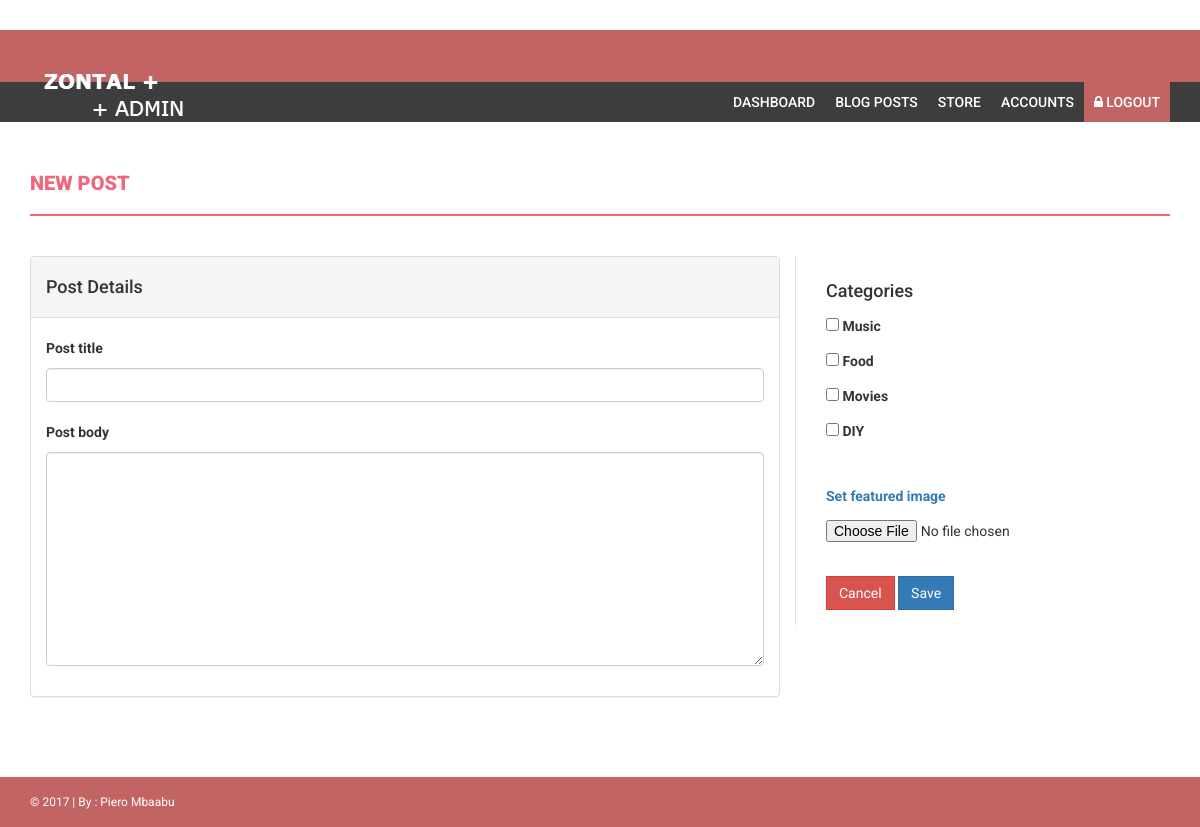
Page /blog/new-post/ (signed in) on the committed database.
### blog/models.py (models this page shows, shortened)
class Categorie(models.Model):
	category_name = models.CharField(max_length=200)
	date_added = models.DateTimeField(auto_now_add=True)

### blog/views.py (the view)
@login_required(login_url='login')
def new_post(request):
	context = {
		'categories' : Categorie.objects.all(),
	}
	return render(request, "dashboard/new-post.html", context)

### dashboard/templates/dashboard/new-post.html (shortened to what this page needs)
{% extends "dashboard/base.html" %}
{% block pagetitle %}New Post{% endblock %}
{% block content %}
<div class="row">
	<div class="col-md-8">
		<div class="panel panel-default">
			<div class="panel-heading">
				<h4>Post Details</h4>
			</div>
			<div class="panel-body">
				<form method="POST" action="{% url 'blog:save_post' %}" enctype="multipart/form-data">{% csrf_token %}
					<div class="form-group">
						<label>Post title</label>
						<input type="text" name="post_title" class="form-control">
					</div>
					<div class="form-group">
						<label>Post body</label>
						<textarea name="post_content" class="form-control" rows="10"></textarea>
					</div>
			</div>
		</div>
	</div>
	<div class="col-md-4 right-sidebar">
		<div class="sidebar-divs">
			<h4>Categories</h4>
			{% for category in categories %}
			<div>
				<label><input type="checkbox" name="category" value="{{ category.pk }}"> {{ category.category_name }}</label>
			</div>
			{% endfor %}
		</div>
		<div class="sidebar-divs">
			<label><a href="">Set featured image</a></label>
			<input type="file" name="featured_img">
		</div>
		<div class="sidebar-divs">
			<button type="reset" class="btn btn-danger">Cancel</button>
			<button type="Submit" class="btn btn-primary">Save</button>
		</div>
	</div>
</div>
{% endblock %}

### dashboard/static/dashboard/css/style.css (style rules this page uses)
body { font-family: 'Roboto', sans-serif; line-height: 30px; }
.btn { border-radius: 0px; -webkit-border-radius: 0px; -moz-border-radius: 0px; }
.right-sidebar { border-left: 1px solid #ddd; }
.sidebar-divs { padding: 15px; }

### rows in the picture
Categorie: category_name "Music"
Categorie: category_name "Food"
Categorie: category_name "Movies"
Categorie: category_name "DIY"
